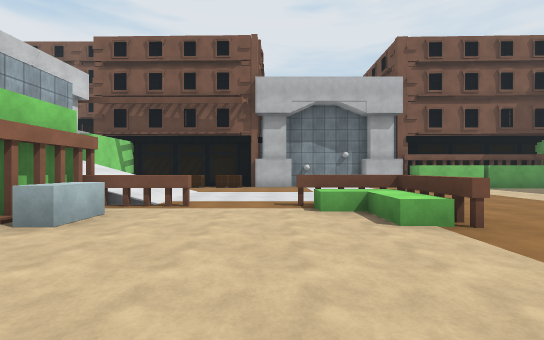
View 1 (above)

14 first-person views from a walk through a Unity game level. The camera is 1.4 m above the floor, looks level and sees 90° across. The floor is counted in squares, 2 m on a side. Each view is taken from the middle of a square. On the plan, view 1 faces up. The plan holds only what a view shows up to about 9 squares ahead; the rest is blank. The place goes on beyond the plan. The player character is not drawn. Some surface patterns are stand-ins.

View 2
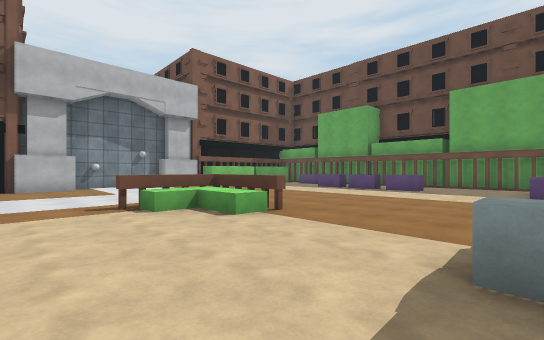

View 3
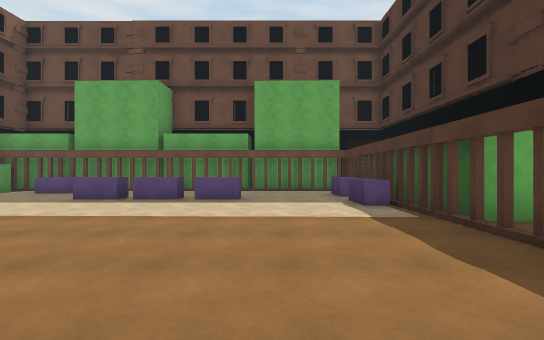

View 4
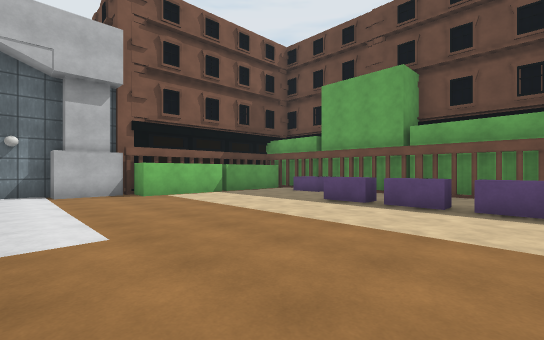

View 5
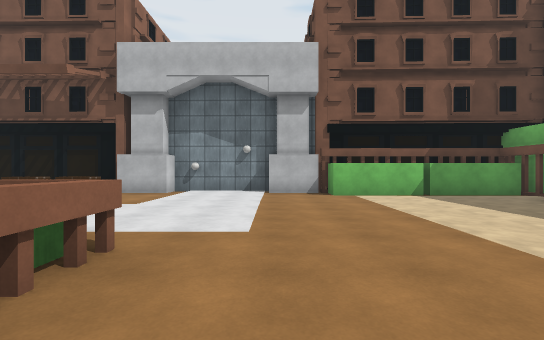

View 6
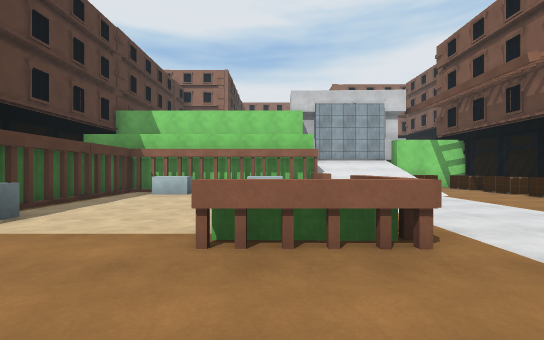

View 7
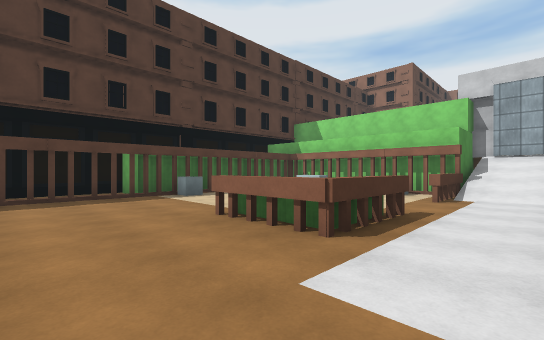

View 8
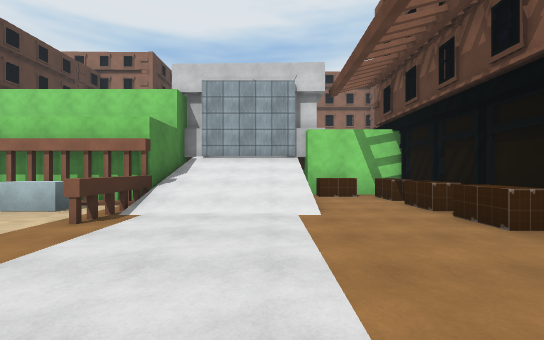

View 9
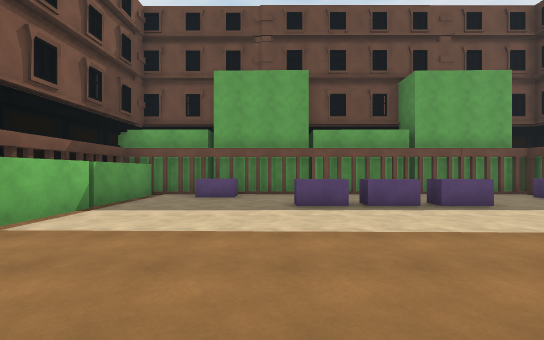

View 10
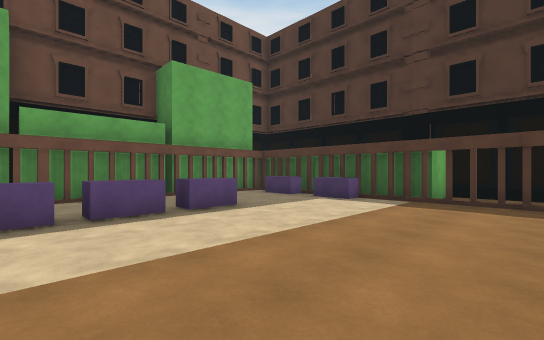

View 11
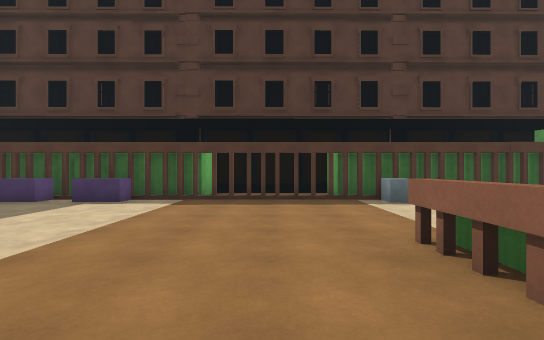

View 12
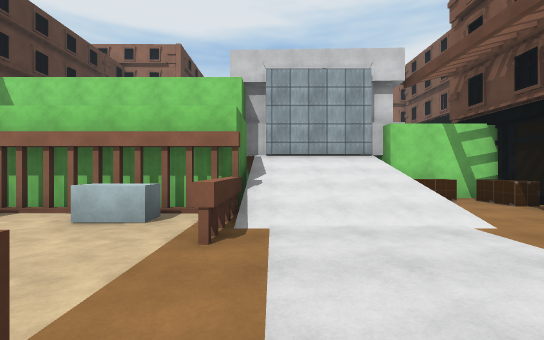

View 13
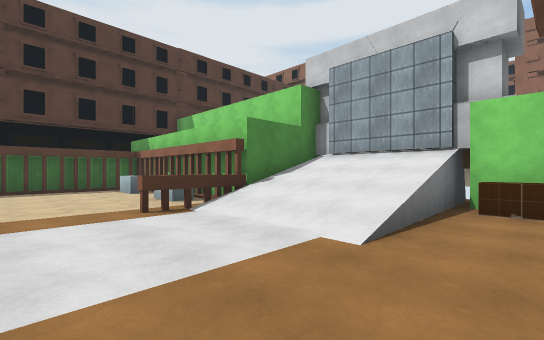

View 14
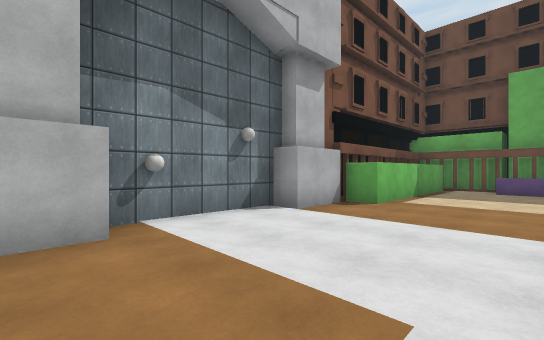

### Floor plan
Key: @ floor where view 1 was taken; # wall or solid block; . floor; / step, stairs or slope; O other object.
Columns run from 7 left of view 1 to 12 right of it. Each row starts with its distance up from view 1.
 12  #####O########  O
 11  #O.OO.......O#O#OO
 10  O................##
  9 ##///............OO#
  8 #////............OO
  7 #////.............O
  6 #////...........O./#
  5 ###OOO..OO......O.O#
  4   ##O....O......../#
  3    O............O.O#
  2    O............../#
  1    OO.............O
  0    O...@O......OOO#
 -1    #O#O#O#O.O#O#O###
 -2       O  ##O##
 -3          #####

Where each view was taken, in squares from view 1:
view 1: 0 up, 0 right, facing up
view 2: 0 up, 1 left, facing up-right
view 3: 2 up, 2 right, facing right
view 4: 3 up, 3 right, facing up-right
view 5: 3 up, 4 right, facing up
view 6: 4 up, 5 right, facing left
view 7: 7 up, 5 right, facing down-left
view 8: 8 up, 2 right, facing left
view 9: 7 up, 3 right, facing right
view 10: 6 up, 4 right, facing down-right
view 11: 6 up, 4 right, facing down
view 12: 6 up, 1 right, facing left
view 13: 10 up, 0 right, facing down-left
view 14: 8 up, 0 right, facing up-right
